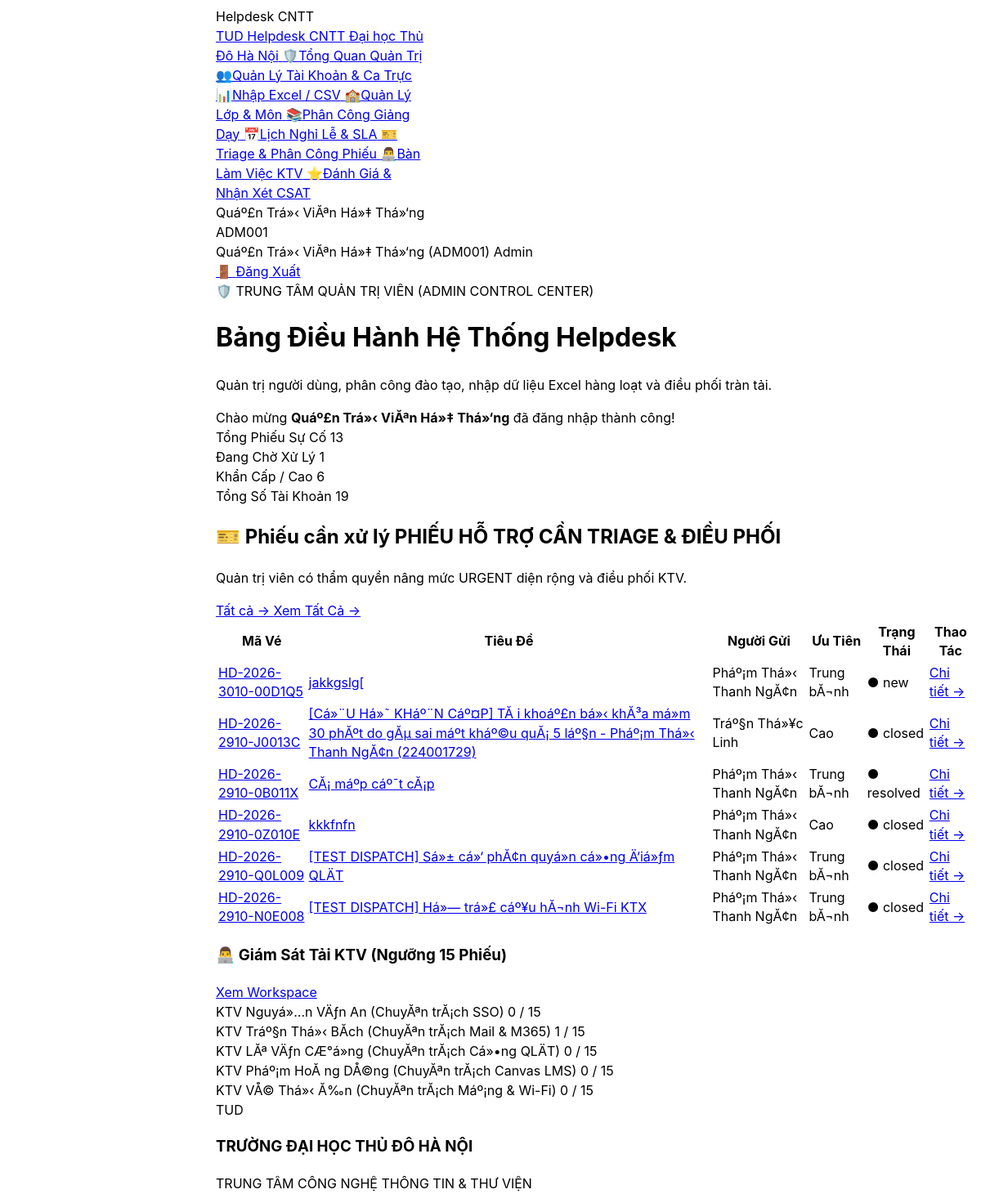
/index.php (signed in, upper part), run on an earlier commit of the app's database.
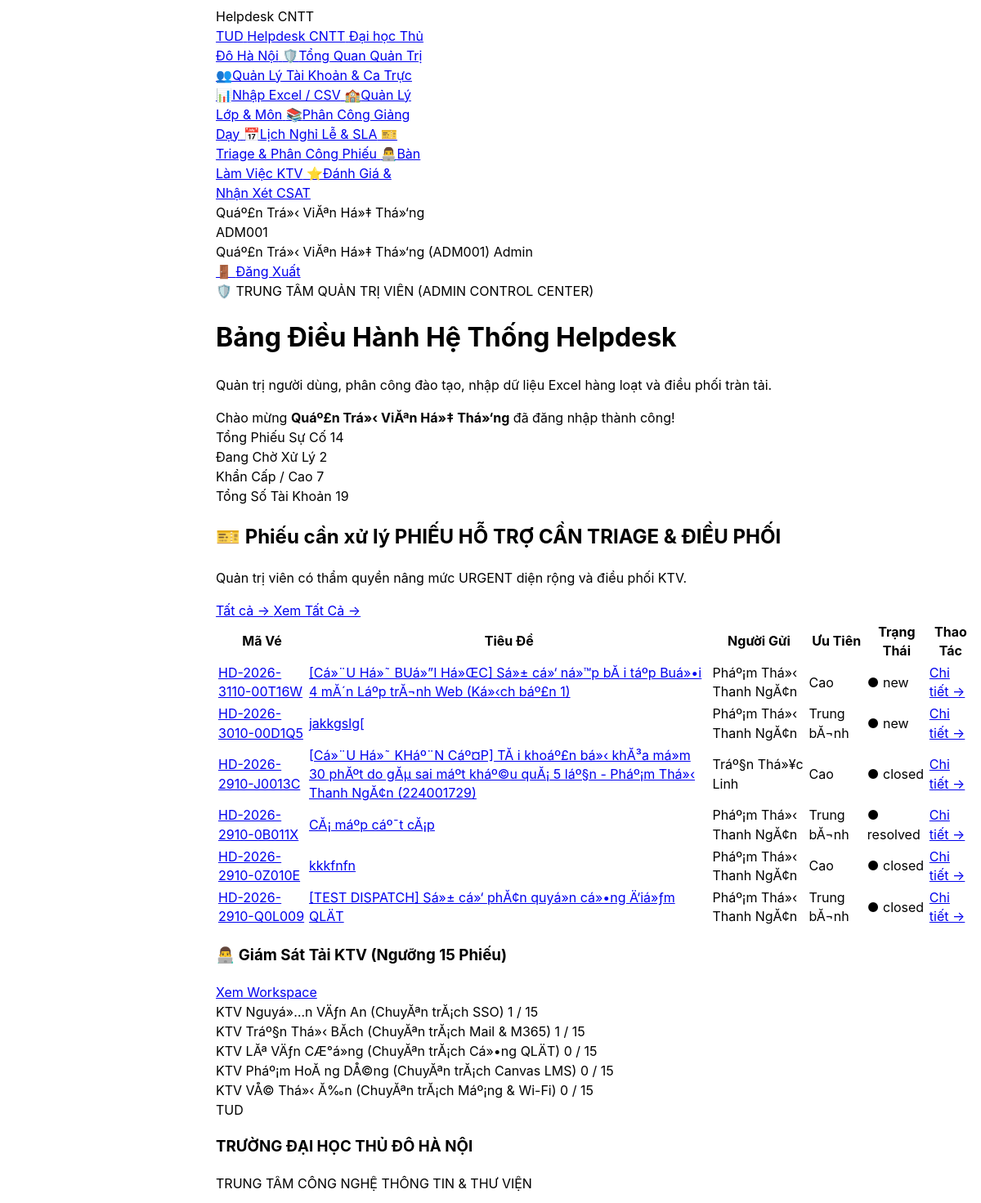
And on a later commit of the database.
### tables this page shows
CREATE TABLE `tickets` (
  `id` int(10) unsigned NOT NULL AUTO_INCREMENT,
  `requester_id` int(10) unsigned NOT NULL,
  `assigned_to` int(10) unsigned DEFAULT NULL,
  `category_id` int(10) unsigned NOT NULL,
  `priority_id` int(10) unsigned NOT NULL,
  `parent_ticket_id` int(10) unsigned DEFAULT NULL,
  `class_id` int(10) unsigned DEFAULT NULL,
  `course_id` int(10) unsigned DEFAULT NULL,
  `lesson_id` int(10) unsigned DEFAULT NULL,
  `is_guest_ticket` tinyint(1) NOT NULL DEFAULT 0,
  `contact_email` varchar(190) DEFAULT NULL,
  `lookup_pin` varchar(10) DEFAULT NULL,
  `title` varchar(150) NOT NULL,
  `description` text NOT NULL,
  `system_affected` varchar(50) NOT NULL,
  `attachment_path` text DEFAULT NULL,
  `status` enum('new','in_progress','waiting_requester','resolved','closed') NOT NULL DEFAULT 'new',
  `closed_reason` enum('completed','auto_closed','duplicate','cancelled') DEFAULT NULL,
  `created_at` datetime NOT NULL DEFAULT current_timestamp(),
  `sla_started_at` datetime NOT NULL DEFAULT current_timestamp(),
  `triage_due_at` datetime NOT NULL,
  `due_at` datetime NOT NULL,
  `first_response_at` datetime DEFAULT NULL,
  `resolved_at` datetime DEFAULT NULL,
  `closed_at` datetime DEFAULT NULL,
  `reopen_count` tinyint(3) unsigned NOT NULL DEFAULT 0,
  `ticket_code` varchar(30) NOT NULL,
  `is_assigned_transfer` tinyint(1) NOT NULL DEFAULT 0,
  `is_spam` tinyint(1) NOT NULL DEFAULT 0,
  `spam_reason` varchar(255) DEFAULT NULL,
  PRIMARY KEY (`id`),
  UNIQUE KEY `ticket_code` (`ticket_code`),
  KEY `fk_tickets_category` (`category_id`),
  KEY `fk_tickets_priority` (`priority_id`),
  KEY `fk_tickets_parent` (`parent_ticket_id`),
  KEY `fk_tickets_course` (`course_id`),
  KEY `idx_admin_queue` (`status`,`triage_due_at`,`due_at`),
  KEY `idx_agent_work` (`assigned_to`,`status`,`due_at`),
  KEY `idx_user_history` (`requester_id`,`created_at`),
  KEY `idx_guest_lookup` (`ticket_code`,`lookup_pin`),
  KEY `idx_ticket_academic` (`class_id`,`course_id`),
  CONSTRAINT `fk_tickets_assigned_to` FOREIGN KEY (`assigned_to`) REFERENCES `users` (`id`) ON DELETE SET NULL,
  CONSTRAINT `fk_tickets_category` FOREIGN KEY (`category_id`) REFERENCES `categories` (`id`),
  CONSTRAINT `fk_tickets_class` FOREIGN KEY (`class_id`) REFERENCES `classes` (`id`) ON DELETE SET NULL,
  CONSTRAINT `fk_tickets_course` FOREIGN KEY (`course_id`) REFERENCES `courses` (`id`) ON DELETE SET NULL,
  CONSTRAINT `fk_tickets_parent` FOREIGN KEY (`parent_ticket_id`) REFERENCES `tickets` (`id`) ON DELETE SET NULL,
  CONSTRAINT `fk_tickets_priority` FOREIGN KEY (`priority_id`) REFERENCES `priorities` (`id`),
  CONSTRAINT `fk_tickets_requester` FOREIGN KEY (`requester_id`) REFERENCES `users` (`id`) ON DELETE CASCADE
);

CREATE TABLE `users` (
  `id` int(10) unsigned NOT NULL AUTO_INCREMENT,
  `user_code` varchar(30) NOT NULL,
  `name` varchar(100) NOT NULL,
  `email` varchar(190) NOT NULL,
  `personal_email` varchar(190) DEFAULT NULL,
  `password_hash` varchar(255) NOT NULL,
  `role` enum('requester','agent','admin') NOT NULL DEFAULT 'requester',
  `user_type` enum('student','lecturer','staff') NOT NULL DEFAULT 'student',
  `department` varchar(100) DEFAULT NULL,
  `phone` varchar(20) DEFAULT NULL,
  `class_id` int(10) unsigned DEFAULT NULL,
  `cohort` varchar(20) DEFAULT 'D24',
  `academic_status` enum('studying','graduated','expelled','suspended') NOT NULL DEFAULT 'studying',
  `specialty_category_id` int(10) unsigned DEFAULT NULL,
  `max_capacity` tinyint(3) unsigned NOT NULL DEFAULT 5,
  `active_tickets_count` tinyint(3) unsigned NOT NULL DEFAULT 0,
  `is_on_duty` tinyint(1) NOT NULL DEFAULT 1,
  `failed_attempts` tinyint(3) unsigned NOT NULL DEFAULT 0,
  `locked_until` datetime DEFAULT NULL,
  `is_active` tinyint(1) NOT NULL DEFAULT 1,
  `lock_reason` enum('none','brute_force','violation','expelled','tuition_debt','graduated') NOT NULL DEFAULT 'none',
  `is_first_login` tinyint(1) NOT NULL DEFAULT 1,
  `created_at` datetime NOT NULL DEFAULT current_timestamp(),
  `updated_at` datetime NOT NULL DEFAULT current_timestamp() ON UPDATE current_timestamp(),
  `avatar_path` varchar(255) DEFAULT NULL,
  PRIMARY KEY (`id`),
  UNIQUE KEY `uq_users_user_code` (`user_code`),
  UNIQUE KEY `uq_users_email` (`email`),
  KEY `fk_users_class` (`class_id`),
  KEY `fk_users_specialty_category` (`specialty_category_id`),
  KEY `idx_agent_dispatch` (`role`,`is_active`,`is_on_duty`,`specialty_category_id`,`active_tickets_count`),
  KEY `idx_user_lookup` (`user_code`,`user_type`,`academic_status`),
  KEY `idx_cohort_filter` (`cohort`,`academic_status`),
  CONSTRAINT `fk_users_class` FOREIGN KEY (`class_id`) REFERENCES `classes` (`id`) ON DELETE SET NULL,
  CONSTRAINT `fk_users_specialty_category` FOREIGN KEY (`specialty_category_id`) REFERENCES `categories` (`id`) ON DELETE SET NULL
);

CREATE TABLE `priorities` (
  `id` int(10) unsigned NOT NULL AUTO_INCREMENT,
  `code` varchar(20) NOT NULL,
  `name` varchar(50) NOT NULL,
  `sla_factor` decimal(3,2) NOT NULL DEFAULT 1.00,
  `sort_order` tinyint(3) unsigned NOT NULL DEFAULT 1,
  PRIMARY KEY (`id`),
  UNIQUE KEY `uq_priorities_code` (`code`)
);

### config/database.php (called while the page is built, shortened)
<?php
if (!function_exists('get_app_base_url')) {
    function get_app_base_url(): string {
        $docRoot = str_replace('\\', '/', realpath($_SERVER['DOCUMENT_ROOT'] ?? '') ?: ($_SERVER['DOCUMENT_ROOT'] ?? ''));
        $appRoot = str_replace('\\', '/', realpath(__DIR__ . '/..') ?: dirname(__DIR__));
        if ($docRoot && str_starts_with($appRoot, $docRoot)) {
            $rel = substr($appRoot, strlen($docRoot));
            $base = '/' . trim(str_replace('\\', '/', $rel), '/') . '/';
            return str_replace('//', '/', $base);
        }
        return '/';
    }
}
return [
    'driver'    => 'mysql',
    'host'      => '127.0.0.1',
    'port'      => 3306,
    'database'  => 'helpdesk_thudo',
    'username'  => 'root',
    'password'  => '12345678',
    'charset'   => 'utf8mb4',
    'collation' => 'utf8mb4_unicode_ci',
    'options'   => [
        PDO::ATTR_ERRMODE            => PDO::ERRMODE_EXCEPTION,
        PDO::ATTR_DEFAULT_FETCH_MODE => PDO::FETCH_ASSOC,
        PDO::ATTR_EMULATE_PREPARES   => false,
    ],
];

### index.php (the view, shortened to what the changed rows need)
<?php
require_once __DIR__ . '/config/database.php';
$pdo = db();
    ?>
    <?php
$totalTickets    = (int)$pdo->query("SELECT COUNT(*) FROM tickets")->fetchColumn();
$activeTickets   = (int)$pdo->query("SELECT COUNT(*) FROM tickets WHERE status IN ('new', 'in_progress', 'waiting_requester')")->fetchColumn();
$urgentTickets   = (int)$pdo->query("SELECT COUNT(*) FROM tickets WHERE priority_id IN (1, 2)")->fetchColumn();
$agents = $pdo->query("
    SELECT u.id, u.user_code, u.name, c.name AS category_name,
           COUNT(t.id) AS active_load
    FROM users u
    LEFT JOIN categories c ON u.specialty_category_id = c.id
    LEFT JOIN tickets t ON t.assigned_to = u.id AND t.status IN ('new', 'in_progress', 'waiting_requester')
    WHERE u.role = 'agent'
    GROUP BY u.id, u.user_code, u.name, c.name
    ORDER BY u.id ASC
")->fetchAll();
$recentTickets = $pdo->query("
    SELECT t.*, c.name AS category_name, p.name AS priority_name, p.code AS priority_code,
           req.name AS requester_name, req.user_code AS requester_code, ag.name AS agent_name
    FROM tickets t
    JOIN categories c ON t.category_id = c.id
    JOIN priorities p ON t.priority_id = p.id
    JOIN users req ON t.requester_id = req.id
    LEFT JOIN users ag ON t.assigned_to = ag.id
    ORDER BY t.id DESC
    LIMIT 6
")->fetchAll();
?>
<!DOCTYPE html>
<html lang="vi">
<head>
    <script src="https://www.gstatic.com/antigravity/web/dev/tailwindcss.min.js"></script>
</head>
<body class="bg-slate-50 text-slate-800 font-sans antialiased min-h-screen flex flex-col justify-between">
    <?php require __DIR__ . '/includes/navbar.php'; ?>
    <main class="flex-1 max-w-7xl mx-auto w-full px-4 sm:px-6 lg:px-8 py-6 space-y-6">
        <div class="bg-gradient-to-r from-slate-900 via-indigo-950 to-slate-900 text-white rounded-3xl p-6 shadow-md border border-indigo-900/50 flex flex-col md:flex-row md:items-center justify-between gap-4">
            <div class="space-y-1">
                <h1 class="text-2xl font-black text-white">
                    Bảng Điều Hành Hệ Thống Helpdesk
                </h1>
            </div>
        </div>
        <div class="grid grid-cols-2 sm:grid-cols-4 gap-4">
            <div class="bg-white border border-slate-200 rounded-2xl p-4 shadow-sm">
                <span class="text-[11px] font-bold text-slate-400 uppercase tracking-wider block mb-1">Tổng Phiếu Sự Cố</span>
                <span class="text-2xl font-black text-slate-900"><?php echo $totalTickets; ?></span>
            </div>
            <div class="bg-white border border-slate-200 rounded-2xl p-4 shadow-sm">
                <span class="text-[11px] font-bold text-amber-600 uppercase tracking-wider block mb-1">Đang Chờ Xử Lý</span>
                <span class="text-2xl font-black text-amber-600"><?php echo $activeTickets; ?></span>
            </div>
            <div class="bg-white border border-slate-200 rounded-2xl p-4 shadow-sm">
                <span class="text-[11px] font-bold text-rose-600 uppercase tracking-wider block mb-1">Khẩn Cấp / Cao</span>
                <span class="text-2xl font-black text-rose-600"><?php echo $urgentTickets; ?></span>
            </div>
        </div>
        <div class="grid grid-cols-1 lg:grid-cols-12 gap-6">
            <div class="lg:col-span-8 bg-white border border-slate-200 rounded-3xl shadow-sm overflow-hidden space-y-3">
                <div class="p-3 sm:p-5 border-b border-slate-100 flex items-center justify-between gap-3">
                    <div class="min-w-0">
                        <h2 class="text-sm font-bold text-slate-900 flex items-center gap-2">
                            <span>🎫</span>
                            <span class="sm:hidden">Phiếu cần xử lý</span>
                            <span class="hidden sm:inline">PHIẾU HỖ TRỢ CẦN TRIAGE & ĐIỀU PHỐI</span>
                        </h2>
                    </div>
                </div>
                <div class="overflow-x-auto">
                    <table class="admin-ticket-table w-full text-left border-collapse text-xs">
                        <thead>
                            <tr class="bg-slate-50 text-slate-600 font-bold border-b border-slate-200 text-[11px]">
                                <th class="py-3 px-4">Mã Vé</th>
                                <th class="py-3 px-4">Tiêu Đề</th>
                                <th class="py-3 px-4">Người Gửi</th>
                                <th class="py-3 px-4 text-center">Ưu Tiên</th>
                                <th class="py-3 px-4 text-center">Trạng Thái</th>
                                <th class="py-3 px-4 text-center">Thao Tác</th>
                            </tr>
                        </thead>
                        <tbody class="divide-y divide-slate-100">
                            <?php foreach ($recentTickets as $t): ?>
                                <tr class="hover:bg-slate-50/80 transition">
                                    <td data-label="Mã vé" class="admin-ticket-code py-3 px-4 font-mono font-bold text-indigo-600">
                                        <a href="<?php echo $appBase; ?>tickets/show.php?id=<?php echo $t['id']; ?>" class="hover:underline">
                                            <?php echo htmlspecialchars($t['ticket_code']); ?>
                                        </a>
                                    </td>
                                    <td data-label="Tiêu đề" class="admin-ticket-title py-3 px-4 font-semibold text-slate-800">
                                        <a href="<?php echo $appBase; ?>tickets/show.php?id=<?php echo $t['id']; ?>" class="hover:text-indigo-600 transition block max-w-xs truncate">
                                            <?php echo htmlspecialchars($t['title']); ?>
                                        </a>
                                    </td>
                                    <td data-label="Người gửi" class="admin-ticket-requester py-3 px-4 text-slate-600"><?php echo htmlspecialchars($t['requester_name']); ?></td>
                                    <td data-label="Ưu tiên" class="py-3 px-4 text-center">
                                        <span class="px-2 py-0.5 rounded text-[10.5px] font-bold bg-slate-100 text-slate-700 border border-slate-200">
                                            <?php echo htmlspecialchars($t['priority_name']); ?>
                                        </span>
                                    </td>
                                    <td data-label="Trạng thái" class="py-3 px-4 text-center">
                                        <span class="px-2.5 py-0.5 rounded-full text-[10.5px] font-bold bg-amber-50 text-amber-700 border border-amber-200">
                                            ● <?php echo htmlspecialchars($t['status']); ?>
                                        </span>
                                    </td>
                                    <td data-label="Chi tiết" class="py-3 px-4 text-center">
                                        <a href="<?php echo $appBase; ?>tickets/show.php?id=<?php echo $t['id']; ?>" class="px-2.5 py-1 bg-indigo-50 hover:bg-indigo-100 text-indigo-700 font-bold rounded-lg transition">
                                            Chi tiết →
                                        </a>
                                    </td>
                                </tr>
                            <?php endforeach; ?>
                        </tbody>
                    </table>
                </div>
            </div>
            <div class="lg:col-span-4 bg-white border border-slate-200 rounded-3xl p-5 shadow-sm space-y-3">
                <div class="space-y-3">
                    <?php foreach ($agents as $ag): ?>
                        <?php
                        $maxCapacity = 15;
                        $isOverloaded = ($ag['active_load'] >= $maxCapacity);
                        ?>
                        <div class="p-3 rounded-2xl border <?php echo $isOverloaded ? 'bg-rose-50/70 border-rose-200' : 'bg-slate-50 border-slate-200'; ?> space-y-1.5">
                            <div class="flex items-center justify-between text-xs">
                                <span class="font-bold text-slate-800"><?php echo htmlspecialchars($ag['name']); ?></span>
                                <span class="font-mono font-bold <?php echo $isOverloaded ? 'text-rose-600' : 'text-slate-600'; ?>">
                                    <?php echo $ag['active_load']; ?> / <?php echo $maxCapacity; ?>
                                </span>
                            </div>
                        </div>
                    <?php endforeach; ?>
                </div>
            </div>
        </div>
    </main>
</body>
</html>

What changed in the data, as far as the page shows it:
no longer on this page (row unchanged): tickets: ticket_code "HD-2026-2910-N0E008", title "[TEST DISPATCH] Há»— trá»£ cáº¥u hĂ¬nh Wi-Fi KTX", requester.name "Pháº¡m Thá»‹ Thanh NgĂ¢n", priority.name "Trung bĂ¬nh", status "closed"
added tickets: ticket_code "HD-2026-3110-00T16W", title "[Cá»¨U Há»˜ BUá»”I Há»ŒC] Sá»± cá»‘ ná»™p bĂ i táº­p Buá»•i 4 mĂ´n Láº­p trĂ¬nh Web (Ká»‹ch báº£n 1)", requester.name "Pháº¡m Thá»‹ Thanh NgĂ¢n", priority.name "Cao", status "new"
computed for users "KTV Nguyá»…n VÄƒn An (ChuyĂªn trĂ¡ch SSO)": active_load "0" → "1"
Also different on the page:
$totalTickets: "13" → "14"
$activeTickets: "1" → "2"
$urgentTickets: "6" → "7"
